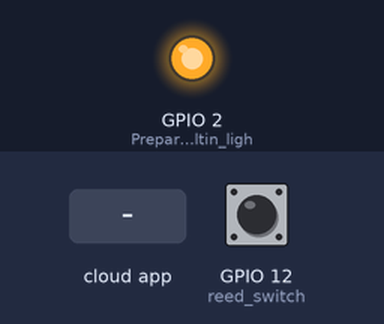
Simulated run of this sketch. Board: ESP8266 (NodeMCU). On the bench: output pins drawn as LEDs (lit = HIGH). The test bench sets the inputs (shaded band); at power-on: GPIO 12 (reed_switch) HIGH. WiFi joins after 1.5 s; servers stay silent unless stated; no MQTT or app messages arrive unless stated; what the sketch prints to the serial monitor is not drawn.

Above: at 2.7 s.
2.8 s: the phone or cloud app sets Alarm to 1
At 3.8 s:
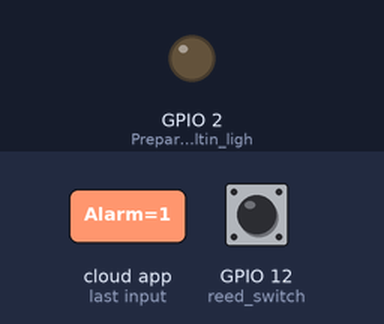
4.3 s: the phone or cloud app sets Alarm to 0
At 5.7 s:
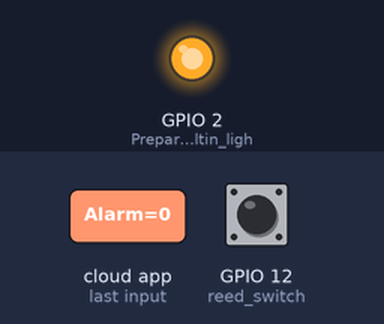
Timing chart, 0 to 7.3 s (numbered marks = the images above; inputs shaded):
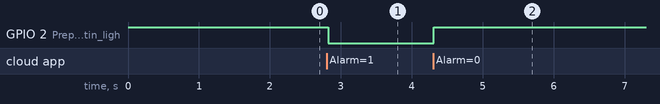

Measured:
- after the input at 2.8 s, GPIO 2 (Prepares_the_builtin_ligh): HIGH → LOW at once
- after the input at 4.3 s, GPIO 2 (Prepares_the_builtin_ligh): LOW → HIGH at once

The sketch:

Final_Door_Trigger.ino
```cpp
/*
 * Created by Aaron Nelson
 * Final Project - Arduino Alarm - Door Trigger
 * 12-9-19
 * This script is to be used with a reed switch. It connects to the Adafruit.io MQTT server and listens for a value to come into the 'Alarm' feed. When a '1' comes in and the door opens, it should publish a value of '0' to turn off the alarm.
 *
 *
 * The Adafruit.io portion of this script was obtained from the Arduino example (after adding the Adafruit Library) at File -> Examples -> Adafruit MQTT Library -> mqtt_esp8266_callback
 *
    ReedSwitch Pins:
        One Wire: Pin12 (D6)
        The Other Wire: GND
 */

#include <ESP8266WiFi.h>            // This contains the libraries that allows the board to connect to wifi
#include "Adafruit_MQTT.h"          // Library to access data from an Adafruit.io online feed
#include "Adafruit_MQTT_Client.h"   // Used to subscribe to an Adafruit.io online feed


/************************* WiFi Access Point *********************************/
const char* ssid     = "ENTER WIFI HERE";       // Specify the name of your wifi
const char* password = "ENTER PASSWORD HERE";   // Specify the password for your wifi


/************************* Adafruit.io Setup *********************************/
#define AIO_SERVER      "io.adafruit.com"       // Pulling data from the Adafruit website
#define AIO_SERVERPORT  1883                    // use 8883 for SSL
#define AIO_USERNAME    "ENTER ADAFRUIT NAME"   // Username for Adafruit (goes before the /feed/# MQTT feed)
#define AIO_KEY         "ENTER ADAFRUIT KEY"  	// Obtained by going to io.adafruit.com and clicking AIO Key link in top right. Copy the "Active Key" here


/****************************** Feeds ***************************************/
// Create an ESP8266 WiFiClient class to connect to the MQTT server.
WiFiClient client;

// Setup the MQTT client class by passing in the WiFi client and MQTT server and login details.
Adafruit_MQTT_Client mqtt(&client, AIO_SERVER, AIO_SERVERPORT, AIO_USERNAME, AIO_KEY);

// Watch a feed called 'alarm' and subscribe to changes.
Adafruit_MQTT_Subscribe alarm = Adafruit_MQTT_Subscribe(&mqtt, AIO_USERNAME "/feeds/Alarm");

// Prepare the feed 'alarm' to publish a '0' when the alarm should be turned off.
Adafruit_MQTT_Publish alarmOff = Adafruit_MQTT_Publish(&mqtt, AIO_USERNAME "/feeds/Alarm");


 /*********************** Reed Switch Settings ******************************/
int reed_switch = 12;               // Pin D6 is connected to one of the switch wires. If using a different pin, specify that here
int reed_status = 0;                // When this is 0, it means it is connected to the magnet. A 1 means it is disconnected and seperated
int initial_reed_status = 0;        // Keeps the last value of the reed magnet (to only publish to the sensor when a CHANGE is made)
int listeningToSwitch = 0;          // When this is a 1 (alarm is on), it listens to the door switch and turns the alarm off if the door is opened


void setup() {
  Serial.begin(115200);             // This allows serial information when connected to a computer

  pinMode(LED_BUILTIN, OUTPUT);     // Prepares the builtin light pin for output (which turns on when the reed magnet is connected)
  digitalWrite(LED_BUILTIN, HIGH);  // Initially, turn off the builtin LED light
  pinMode(reed_switch, INPUT_PULLUP);     // Initialize the reed switch pin for input. Pullup is necessary for when the magnet becomes reconnected

  /* Connect to WiFi */
  Serial.println();
  Serial.println();
  Serial.print("Connecting to ");   // This is shown on the serial if connected to a computer
  Serial.println(ssid);             // It displays the wifi it is trying to connect to

  WiFi.mode(WIFI_STA);              // It sets the wifis mode to "Station" (rather than "AP" which is the Access Point mode)
  WiFi.hostname("Door Switch");     // Hostname to uniquely identify our device
  WiFi.begin(ssid, password);       // Attempts to connect to wifi using the provided credentials

  while (WiFi.status() != WL_CONNECTED) {   // While the wifi is not connected yet:
    delay(500);                     // every half second,
    Serial.print(".");              // it prints a dot on the Serial Monitor to show it is still trying to connect
  }
  Serial.println("");
  Serial.println("WiFi connected"); // When it does connect, show that there was success

  mqtt.subscribe(&alarm);           // Setup MQTT subscription for alarm feed
}


void loop() {
  // Ensure the connection to the MQTT server is alive (this will make the first
  // connection and automatically reconnect when disconnected).
  MQTT_connect();

  // this is our 'wait for incoming subscription packets' busy subloop
  Adafruit_MQTT_Subscribe *subscription;
  while ((subscription = mqtt.readSubscription(5000))) {
    if (subscription == &alarm) {
      // If something came through the "alarm" feed in Adafruit.io
      Serial.print(F("Got: "));
      String information = "";        // A string to insert the characters read by the feed
      char* ch = (char *)alarm.lastread;
      information.concat(ch);         // Add the last read character to the information string to get the full value
      Serial.println(information);    // Show the value that came in to the Serial Monitor

      // A "1" was received (the alarm is on)
      if (information == "1") {
        // Start listening to the door switch's status. If it is opened, turn off the alarm
        Serial.println("Starting the alarm!");
        digitalWrite(LED_BUILTIN, LOW);         // The LED light turns on
        reed_status = digitalRead(reed_switch); // Read the current value of the magnet switch
        initial_reed_status = reed_status;      // Store the initial value of the door (so if the door was opened when the alarm turned on, don't automatically turn it off)
        Serial.println(initial_reed_status);
        listeningToSwitch = 1;
      }

      // A "0" was received (the alarm was turned off)
      if (information == "0") {
        // Turn off the light and don't worry about collecting/publishing door data
        Serial.println("Ending the alarm!");
        digitalWrite(LED_BUILTIN, HIGH);       // The LED light turns off
        listeningToSwitch = 0;
      }
    }


  }

  if (listeningToSwitch == 1 && initial_reed_status == 0) {   // The alarm is on and the door is currently closed (sitch is together)
    reed_status = digitalRead(reed_switch);     // Check if the magnet is connected or not
    if (reed_status == 1) {                     // If the door goes from closed to opened
      Serial.println("switch just disconnected (the door opened)");
      if (! alarmOff.publish("0")) {            // Publish the value of "0" to turn the alarm off
        Serial.println(F("Failed to turn off alarm"));
      } else {
        Serial.println(F("Alarm should turn off soon"));
      }
    }
  }
}


// Function to connect and reconnect as necessary to the Adafruit.io MQTT server
// Should be called in the loop function and it will take care of connecting and reconnecting
void MQTT_connect() {
  int8_t ret;

  // Stop if already connected and return back to the loop
  if (mqtt.connected()) {
    return;
  }

  Serial.print("Connecting to Adafruit... ");

  uint8_t retries = 3;                  // It will attempt to connect 3 times before predicting the internet is down
  while ((ret = mqtt.connect()) != 0) { // connect will return 0 for connected
       Serial.println(mqtt.connectErrorString(ret));
       Serial.println("Retrying Adafruit connection in 5 seconds...");
       mqtt.disconnect();
       delay(5000);  // wait 5 seconds
       retries--;    // Count against one of the retries because there was no success
       if (retries == 0) {
         // basically die and wait for the board to be reset
         while (1);
       }
  }
  Serial.println("Adafruit Connected!");
}
```
